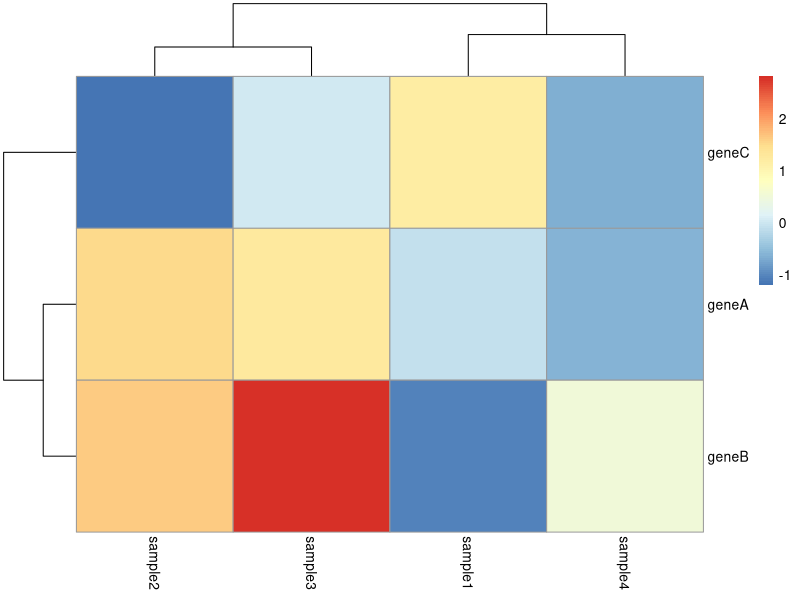
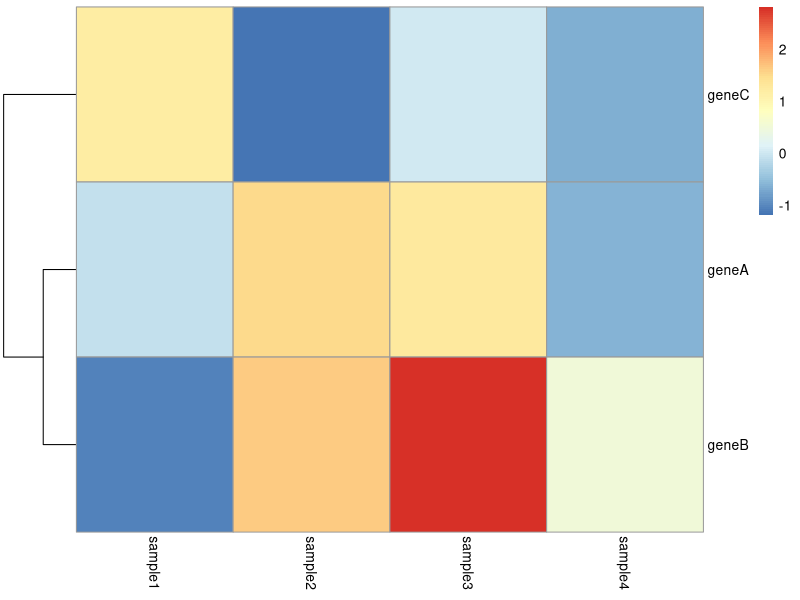

R code for these plots, in order:
### make a data frame with gene expression values. The gene IDs should be in row names.
df <- data.frame(row.names = c("geneA", "geneB", "geneC"),
                 sample1 = runif(3, min = -3, max = 3),
                 sample2 = runif(3, min = -3, max = 3),
                 sample3 = runif(3, min = -3, max = 3),
                 sample4 = runif(3, min = -3, max = 3))

### make a simple heatmap
# load library
library(pheatmap) 
# make the heatmap
pheatmap(df)

# re-draw the heatmap without clustering genes
pheatmap(df, cluster_cols = FALSE)



df2 <- data.frame(row.names = paste('gene',letters[1:10],sep=''), matrix(runif(50,min=-3,max=3), nrow=10,ncol=5))
colnames(df2) <- paste('condition', 1:ncol(df2), sep='')

pheatmap(df2, cluster_cols=FALSE, border_color = NA, filename = 'rheatmap.png')

